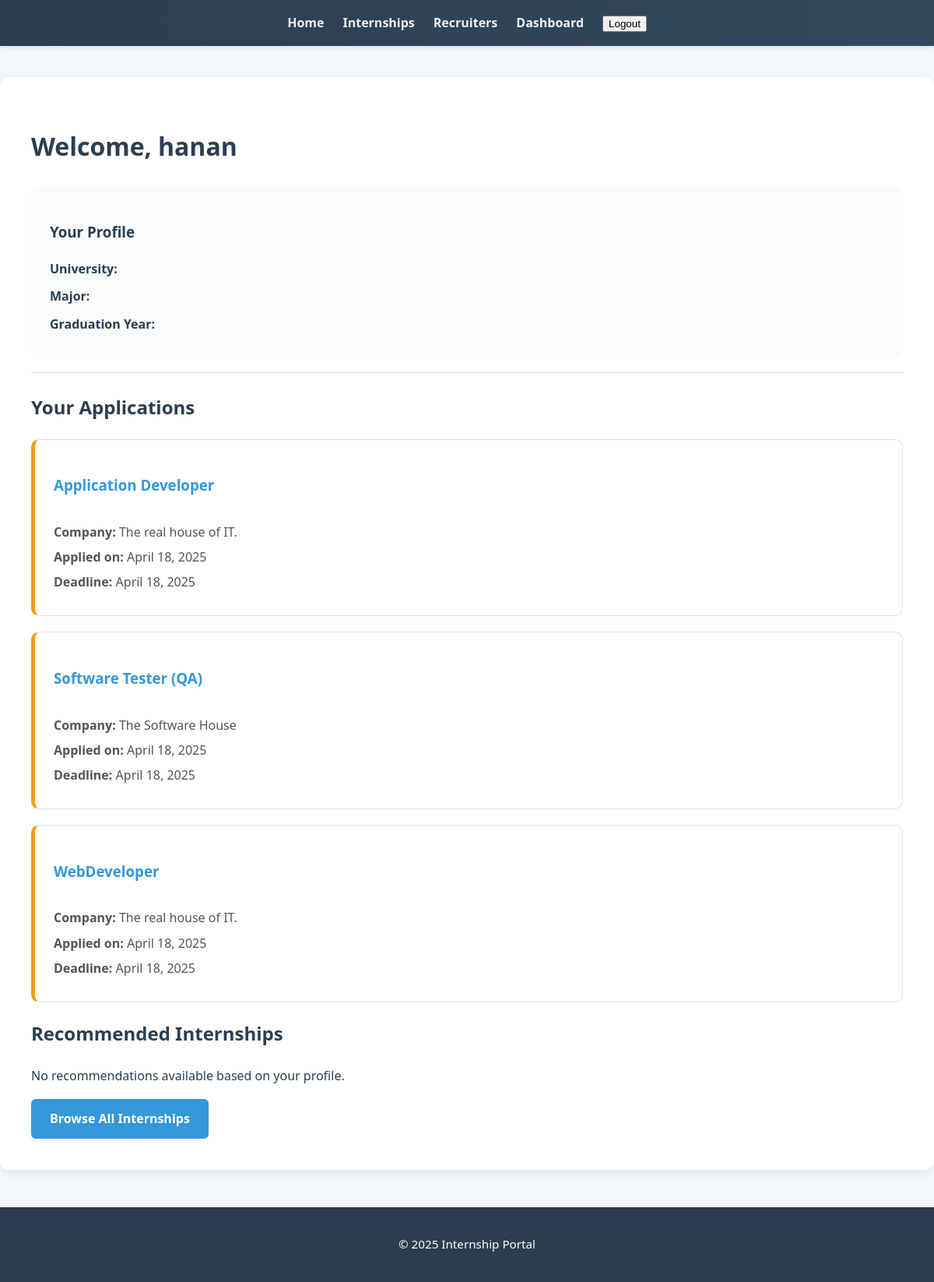
/dashboard/ (signed in), run on the app's committed database.
### users/models.py (models this page shows, shortened)
class User(AbstractUser):
    ADMIN = 'admin'
    RECRUITER = 'recruiter'
    STUDENT = 'student'
    ROLE_CHOICES = [
        (ADMIN, 'Admin'),
        (RECRUITER, 'Recruiter'),
        (STUDENT, 'Student'),
    ]
    role = models.CharField(max_length=10, choices=ROLE_CHOICES, default=STUDENT)
    def is_admin(self):
        return self.role == self.ADMIN
    def is_recruiter(self):
        return self.role == self.RECRUITER

### internships/models.py (models this page shows, shortened)
class Application(models.Model):
    STATUS_CHOICES = [
        ('pending', 'Pending'),
        ('under_review', 'Under Review'),
        ('accepted', 'Accepted'),
        ('rejected', 'Rejected'),
    ]
    internship = models.ForeignKey(Internship, on_delete=models.CASCADE, related_name='applications')
    student = models.ForeignKey(settings.AUTH_USER_MODEL, on_delete=models.CASCADE, related_name='applications')
    cover_letter = models.TextField()
    resume = models.FileField(upload_to='resumes/')
    status = models.CharField(max_length=20, choices=STATUS_CHOICES, default='pending')
    applied_at = models.DateTimeField(auto_now_add=True)
    updated_at = models.DateTimeField(auto_now=True)
    class Meta:
        unique_together = ('internship', 'student')

class Internship(models.Model):
    title = models.CharField(max_length=100)
    description = models.TextField()
    recruiter = models.ForeignKey(settings.AUTH_USER_MODEL, on_delete=models.CASCADE, related_name='internships')
    company = models.CharField(max_length=100)
    location = models.CharField(max_length=100)
    application_deadline = models.DateField()
    created_at = models.DateTimeField(auto_now_add=True)
    updated_at = models.DateTimeField(auto_now=True)

### users/views.py (the view)
# urls.py: path('dashboard/', views.dashboard, name='dashboard'),
@login_required
def dashboard(request):
    user = request.user
    context = {'user': user}
    if user.is_admin():
        return render(request, 'users/admin_dashboard.html', context)
    elif user.is_recruiter():
        return render(request, 'users/recruiter_dashboard.html', context)
    else:  # Student
        return render(request, 'users/student_dashboard.html', context)

### users/templates/users/student_dashboard.html (shortened to what this page needs)
{% extends 'base.html' %}
{% block content %}
<div class="dashboard-container">
    <div class="dashboard-header">
        <h1>Welcome, {{ user.username }}</h1>
        <div class="profile-section">
            <div class="profile-info">
                <h3>Your Profile</h3>
                <p><strong>University:</strong> {{ user.student_profile.university }}</p>
                <p><strong>Major:</strong> {{ user.student_profile.major }}</p>
                <p><strong>Graduation Year:</strong> {{ user.student_profile.graduation_year }}</p>
            </div>
        </div>
    </div>
    <div class="dashboard-content">
        <div class="applications-section">
            <h2>Your Applications</h2>
            {% if user.applications.all %}
            <div class="applications-list">
                {% for application in user.applications.all %}
                <div class="application-card {% if application.status == 'accepted' %}status-accepted{% elif application.status == 'rejected' %}status-rejected{% else %}status-pending{% endif %}">
                    <div class="application-header">
                        <h3>
                            <a href="{% url 'internship-detail' application.internship.id %}">
                                {{ application.internship.title }}
                            </a>
                        </h3>
                        <span class="status-badge">{{ application.get_status_display }}</span>
                    </div>
                    <div class="application-details">
                        <p><strong>Company:</strong> {{ application.internship.company }}</p>
                        <p><strong>Applied on:</strong> {{ application.applied_at|date:"F d, Y" }}</p>
                        <p><strong>Deadline:</strong> {{ application.internship.application_deadline|date:"F d, Y" }}</p>
                    </div>
                </div>
                {% endfor %}
            </div>
            {% else %}
            <div class="no-applications">
                <p>You haven't applied to any internships yet.</p>
                <a href="{% url 'internship-list' %}" class="btn btn-primary">Browse Internships</a>
            </div>
            {% endif %}
        </div>
        <div class="recommendations-section">
            <h2>Recommended Internships</h2>
            {% if recommended_internships %}
            <div class="internship-list">
                {% for internship in recommended_internships %}
                <div class="internship-card">
                    <h3>
                        <a href="{% url 'internship-detail' internship.id %}">
                            {{ internship.title }}
                        </a>
                    </h3>
                    <p class="company">{{ internship.company }}</p>
                    <p class="location">{{ internship.location }}</p>
                    <p class="deadline">Apply by: {{ internship.application_deadline|date:"F d, Y" }}</p>
                    <div class="internship-actions">
                        <a href="{% url 'internship-detail' internship.id %}" class="btn btn-view">View Details</a>
                        <a href="{% url 'internship-apply' internship.id %}" class="btn btn-apply">Apply Now</a>
                    </div>
                </div>
                {% endfor %}
            </div>
            {% else %}
            <div class="no-recommendations">
                <p>No recommendations available based on your profile.</p>
                <a href="{% url 'internship-list' %}" class="btn btn-primary">Browse All Internships</a>
            </div>
            {% endif %}
        </div>
    </div>
</div>
{% endblock %}

### users/templates/base.html (shortened to what this page needs)
{% load static %}
<!DOCTYPE html>
<html lang="en">
<head>
</head>
<body>
    <header>
        <nav>
            <ul>
                <li><a href="{% url 'home' %}">Home</a></li>
                <li><a href="{% url 'internship-list' %}">Internships</a></li>
                <li><a href="{% url 'recruiter-list' %}">Recruiters</a></li>
                {% if user.is_authenticated %}
                    <li><a href="{% url 'dashboard' %}">Dashboard</a></li>
                    <li>
                        <form action="{% url 'logout' %}" method="post" style="display:inline;">
                            <button type="submit">
                                Logout
                            </button>
                        </form>
                    </li>
                {% else %}
                    <li><a href="{% url 'login' %}">Login</a></li>
                    <li><a href="{% url 'signup' %}">Sign Up</a></li>
                {% endif %}
            </ul>
        </nav>
    </header>
    <main>
        {% block content %}{% endblock %}
    </main>
    <footer>
        <p>&copy; 2025 Internship Portal</p>
    </footer>
</body>
</html>

### users/templates/base.html (style rules this page uses)
body { font-family: 'Segoe UI', Tahoma, Geneva, Verdana, sans-serif; line-height: 1.7; color: #2c3e50; background-color: #f4f7f9; margin: 0; padding: 0; }
a { color: #3498db; text-decoration: none; transition: all 0.3s ease-in-out; }
.btn { display: inline-block; padding: 12px 24px; border-radius: 6px; font-weight: 600; text-align: center; cursor: pointer; transition: all 0.3s ease; box-shadow: 0 3px 6px rgba(0, 0, 0, 0.05); }
.btn-primary { background-color: #3498db; color: white; border: none; }
header { background: linear-gradient(90deg, #2c3e50, #34495e); padding: 16px 0; box-shadow: 0 2px 8px rgba(0,0,0,0.1); }
nav ul { display: flex; justify-content: center; align-items: center; gap: 24px; list-style: none; padding: 0; margin: 0; }
nav a { color: #ecf0f1; font-weight: 600; font-size: 1rem; }
.dashboard-container { background: white; border-radius: 12px; padding: 40px; margin: 40px auto; box-shadow: 0 4px 12px rgba(0,0,0,0.08); }
.dashboard-header { border-bottom: 1px solid #e0e0e0; padding-bottom: 16px; margin-bottom: 24px; }
.profile-section { background-color: #f9fbfc; padding: 24px; border-radius: 10px; margin-top: 24px; }
.profile-info p { margin: 8px 0; }
.application-card { border: 1px solid #dee2e6; border-radius: 10px; padding: 24px; margin-bottom: 20px; transition: all 0.3s ease; background-color: #ffffff; }
.status-pending { border-left: 5px solid #f39c12; }
.status-badge { padding: 6px 12px; border-radius: 20px; font-size: 0.85em; font-weight: bold; color: white; }
.application-header { display: flex; justify-content: space-between; align-items: center; margin-bottom: 12px; }
.application-details p { color: #555; margin: 5px 0; }
footer { background-color: #2c3e50; color: white; text-align: center; padding: 20px 0; margin-top: 48px; font-size: 0.95rem; }

### data on the page
User: username "hanan"
Application: internship "Application Developer", internship.company "The real house of IT.", applied_at "April 18, 2025", internship.application_deadline "April 18, 2025"
Application: internship "Software Tester (QA)", internship.company "The Software House", applied_at "April 18, 2025", internship.application_deadline "April 18, 2025"
Application: internship "WebDeveloper", internship.company "The real house of IT.", applied_at "April 18, 2025", internship.application_deadline "April 18, 2025"
